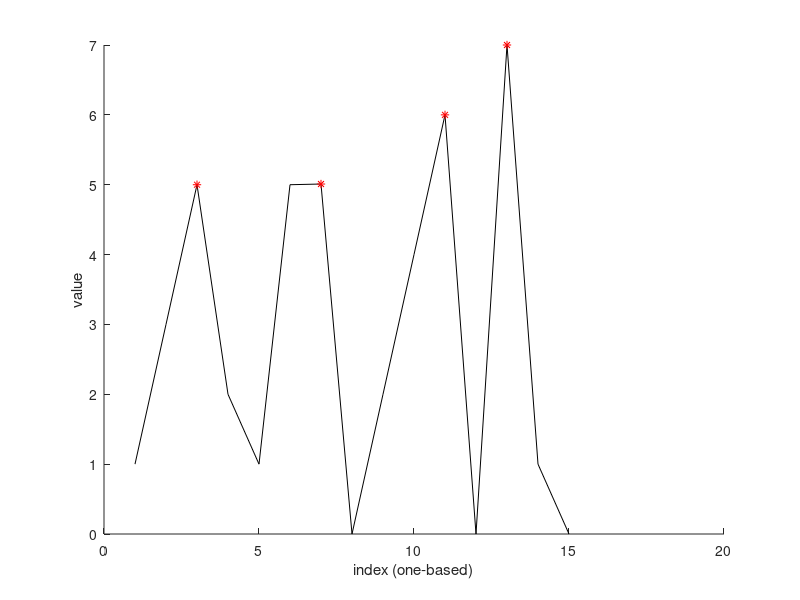

Here is the MATLAB script that generated this plot:
% compare with demo_findpeaks.py

try
pkg load signal %for GNU Octave
end

minpeakheight=2;
mindist=1; %arbitrary, try see what it does
minpeakwidth=0;

noisy = [1,3,5,2,1,5,5.01,0,2,4,6,0,7,1,0];
[~,pkind]=findpeaks(noisy,'MinPeakHeight',minpeakheight,'MinPeakDistance',mindist,...
                   'MinPeakWidth',minpeakwidth);
               
figure(1),clf(1),hold('on')
plot(noisy,'k')
plot(pkind,noisy(pkind),'*r')
xlabel('index (one-based)')
ylabel('value')

disp(['peaks at indices ',num2str(pkind)])